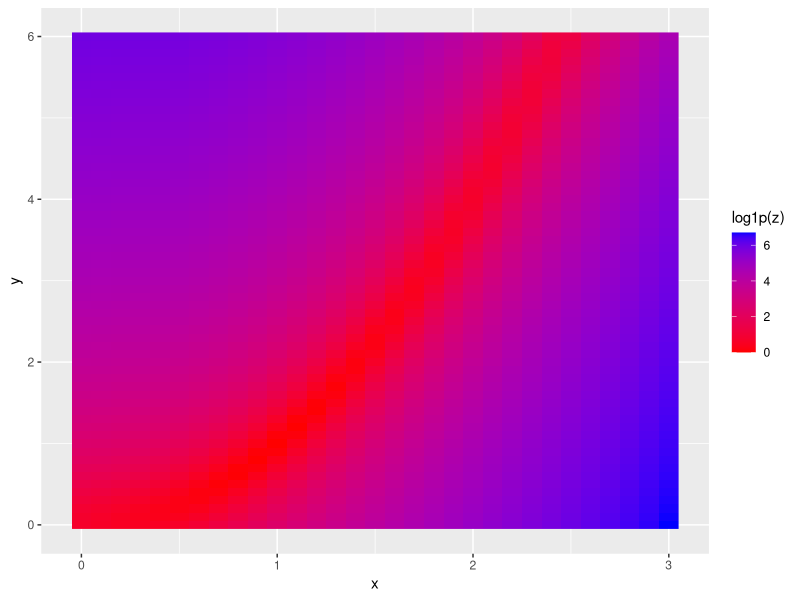
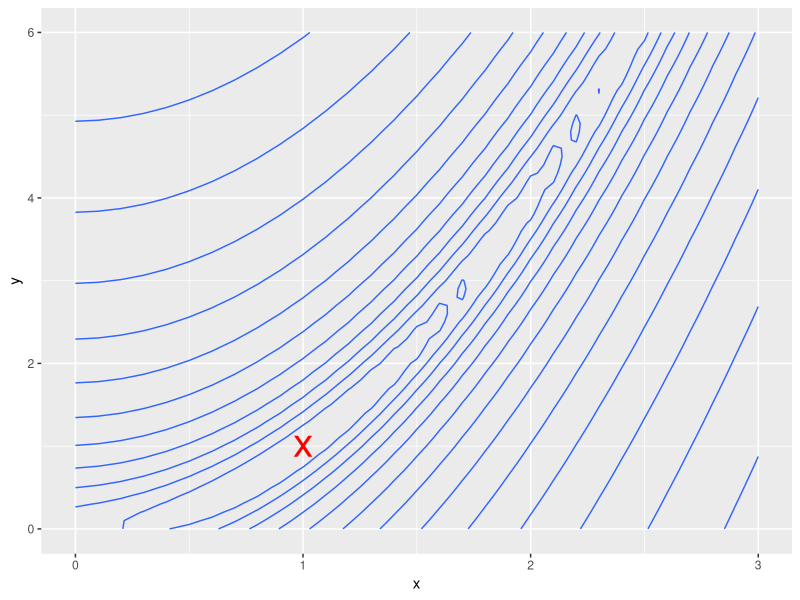
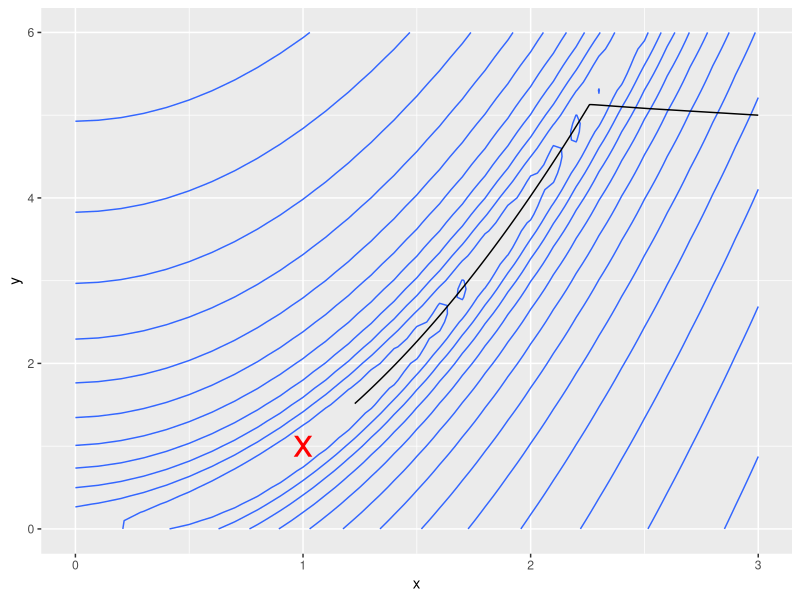
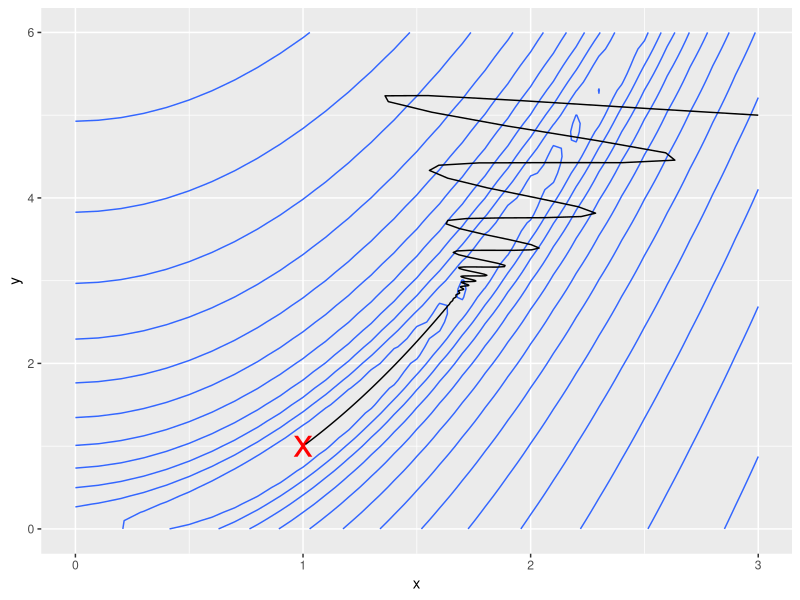
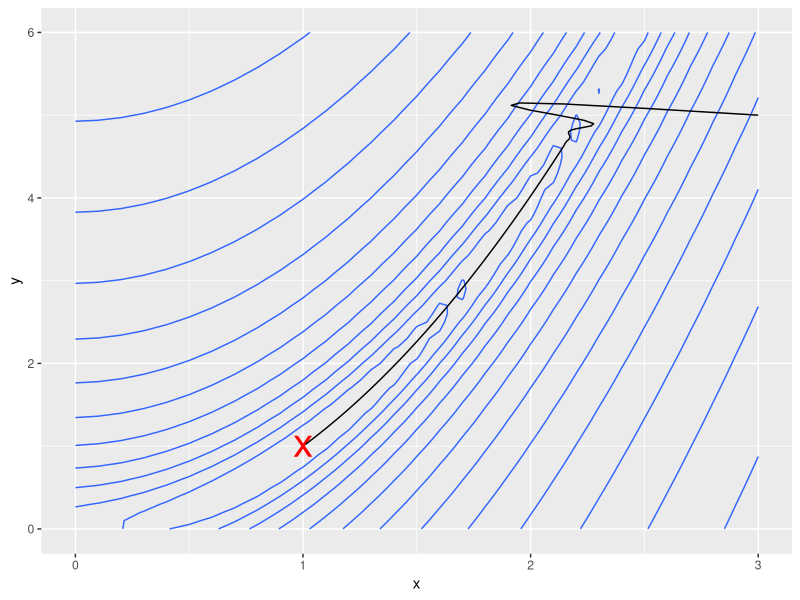
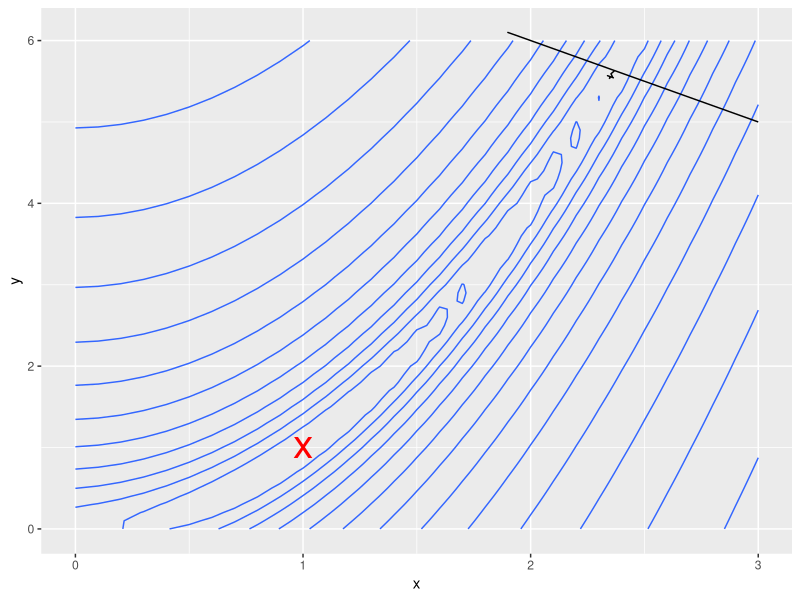
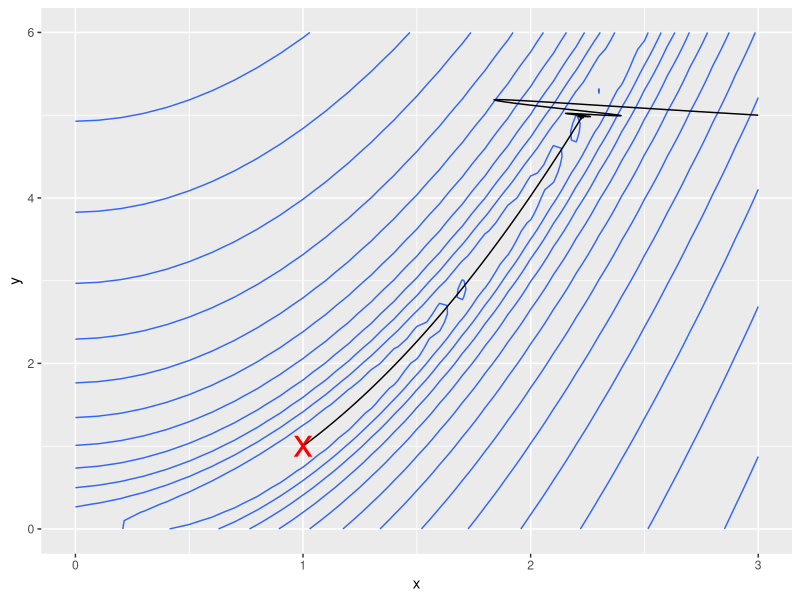

Write R code to recreate these figures, in order.
## ---- chunk 1
library(ggplot2)
## ---- chunk 2
rosenbrock_f <- function(x){
  (1-x[1])^2 + 10*(x[2]-x[1]^2)^2
}
rosenbrock_g <- function(x){
  dx1<- -2*(1-x[1]) - 20*(x[2]-x[1]^2)*2*x[1]
  dx2<- 20*(x[2]-x[1]^2)
  c(dx1,dx2)
}
solution<-data.frame(x=1,y=1)

pd<-expand.grid(x=seq(0,3,.1),y=seq(0,6,.1))
pd$z<-apply(pd,1,rosenbrock_f)
ggplot(pd,aes(x=x,y=y))+geom_raster(aes(fill=log1p(z)))+scale_fill_continuous(low="red",high="blue")
(base_plot<-ggplot(pd)+geom_contour(aes(x=x,y=y,z=log1p(z)))+geom_point(data=solution,aes(x,y),colour="red",size=10,shape="x"))
## ---- chunk 3
grad_descent<-function(f,g,x_init,stp=.001,maxIter=10000){
  delta<-100
  t<-1
  res<-matrix(0,nrow=maxIter,ncol=3)
  colnames(res)<-c("x","y","f")
  res[1,]<-c(x_init,f(x_init))
  while(abs(delta)>1e-6 && t<maxIter){
    t<-t+1
    grad<-g(res[t-1,1:2])
    res[t,1:2]<-res[t-1,1:2]-stp*grad
    res[t,3]<-f(res[t,1:2])
    delta<-res[t,3]-res[t-1,3]
  }
  as.data.frame(res[1:t,])
}
res<-list()
res[["gd"]]<-grad_descent(rosenbrock_f,rosenbrock_g,c(3,5))
base_plot+geom_path(aes(x=x,y=y),data=res$gd)
## ---- chunk 4
momentum<-function(f,g,x_init,stp=.001,maxIter=10000,momentum=.9,wait=1){
  delta<-100
  t<-1
  res<-matrix(0,nrow=maxIter,ncol=3)
  colnames(res)<-c("x","y","f")
  res[1,]<-c(x_init,f(x_init))
  velo<-0
  while(abs(delta)>1e-6 && t<maxIter){
    t<-t+1
    if(t<wait) velo<-0
    velo<-momentum*velo
    grad<-g(res[t-1,1:2])
    velo<-velo+stp*grad
    res[t,1:2]<-res[t-1,1:2]-velo
    res[t,3]<-f(res[t,1:2])
    delta<-res[t,3]-res[t-1,3]
  }
  as.data.frame(res[1:t,])
}
res[["mtm"]]<-momentum(rosenbrock_f,rosenbrock_g,c(3,5))
base_plot+geom_path(data=res$mtm,aes(x,y))
## ---- chunk 5
nesterov<-function(f,g,x_init,stp=.001,maxIter=10000,momentum=.9,wait=1){
  delta<-100
  t<-1
  res<-matrix(0,nrow=maxIter,ncol=3)
  colnames(res)<-c("x","y","f")
  res[1,]<-c(x_init,f(x_init))
  velo<-0
  while(abs(delta)>1e-6 && t<maxIter){
    t<-t+1
    if(t<wait) velo<-0
    velo<-momentum*velo
    grad<-g(res[t-1,1:2]-velo)
    velo<-velo+stp*grad
    res[t,1:2]<-res[t-1,1:2]-velo
    res[t,3]<-f(res[t,1:2])
    delta<-res[t,3]-res[t-1,3]
  }
  as.data.frame(res[1:t,])
}
res[["nstv"]]<-nesterov(rosenbrock_f,rosenbrock_g,c(3,5))
base_plot+geom_path(data=res$nstv,aes(x,y))
## ---- chunk 6
irprop<-function(f,g,x_init,maxIter=10000,eta_plus=1.2,eta_minus=.5,
                 delta_max=50,delta_min=0,delta0=.5){
  k<-length(x_init)
  chg<-100
  t<-1
  res<-matrix(0,nrow=maxIter,ncol=3)
  colnames(res)<-c("x","y","f")
  res[1,]<-c(x_init,f(x_init))
  delta_old<-delta<-delta0*rep(1,k)
  dw<-grad_old<-rep(0,k)
  while(abs(chg)>1e-6 && t<maxIter){
  #while(t<maxIter){
    grad<-g(res[t,1:k])
    ind<-sign(grad_old)*sign(grad)
    delta[ind>0]<-min(delta_old[ind>0]*eta_plus, delta_max)
    delta[ind<0]<-max(delta_old[ind<0]*eta_minus, delta_min)
    grad[ind<0]<-1e-4*grad[ind<0] #comment out this line to get "original" rprop
    
    #irprop+
    #dw[ind>=0]<- -sign(grad[ind>=0])*delta[ind>=0]
    #dw[ind<0]<- if(chg>0) -dw[ind<0] else 0
    #irprop-
    dw<- -sign(grad)*delta
    
    res[t+1,1:k]<-res[t,1:k]+dw
    res[t+1,k+1]<-f(res[t+1,1:k])
    chg<-res[t+1,k+1]-res[t,k+1]
    delta_old<-delta
    grad_old<-grad
    t<-t+1
  }
  as.data.frame(res[1:t,])
}

res[["irprop"]]<-irprop(rosenbrock_f,rosenbrock_g,c(3,5))
base_plot+geom_path(data=res$irprop,aes(x,y))
#with(tail(res$irprop,20),plot(x,y,type="l"))
## ---- chunk 7
adamax<-function(f,g,x_init,maxIter=10000,stp=.002,
                 beta1=.9,beta2=.999){
  k<-length(x_init)
  chg<-100
  t<-1
  res<-matrix(0,nrow=maxIter,ncol=3)
  colnames(res)<-c("x","y","f")
  res[1,]<-c(x_init,f(x_init))
  m<-rep(0,k)
  u<-rep(0,k)
  while(abs(chg)>1e-6 && t<maxIter){
    t<-t+1
    grad<-g(res[t-1,1:k])
    m<-beta1*m+(1-beta1)*grad
    u<-max(beta2*u,abs(grad))
    velo<- -(stp/(1-beta1^t))*m/u
    res[t,1:k]<-res[t-1,1:k]+velo
    res[t,k+1]<-f(res[t,1:k])
    chg<-res[t,k+1]-res[t-1,k+1]
  }
  as.data.frame(res[1:t,])
}
res[["admx"]]<-adamax(rosenbrock_f,rosenbrock_g,c(3,5),stp=.5)
base_plot+geom_path(data=res$admx,aes(x,y))
#with(tail(res$admx,500),plot(x,y,type="l"))
